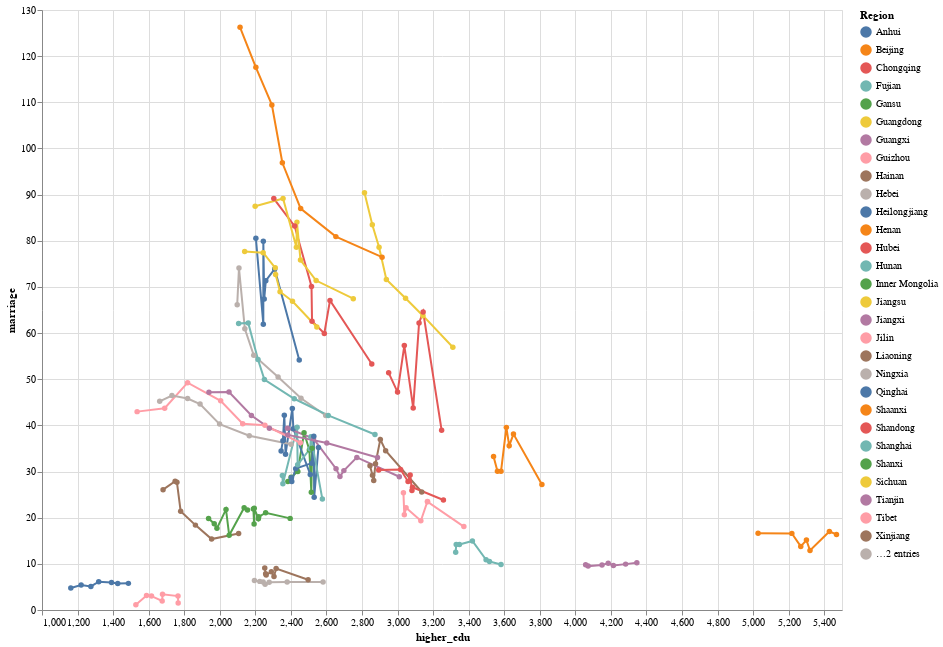

The notebook cell this image was saved under:
### Code cell
alt.Chart(merged_df).mark_line(point=True).encode(
    x=alt.X('higher_edu'),
    y='marriage',
    color='Region',
    tooltip=['Region', 'higher_edu', 'marriage', 'year']
).properties(
    width=800,
    height=600
)

### Figure 1 — Vega-Lite specification as saved in the notebook (floating-point values rounded to 4 significant figures; data arrays with more than 128 entries replaced by an {"elided": "..."} marker saying what was removed)
{"config": {"view": {"continuousWidth": 400, "continuousHeight": 300}}, "data": {"name": "data-92f52614f36201dd36589e2c4bb3d1c3"}, "mark": {"type": "line", "point": true}, "encoding": {"color": {"type": "nominal", "field": "Region"}, "tooltip": [{"type": "nominal", "field": "Region"}, {"type": "quantitative", "field": "higher_edu"}, {"type": "quantitative", "field": "marriage"}, {"type": "nominal", "field": "year"}], "x": {"type": "quantitative", "field": "higher_edu"}, "y": {"type": "quantitative", "field": "marriage"}}, "height": 600, "width": 800, "$schema": "https://vega.github.io/schema/vega-lite/v4.8.1.json", "datasets": {"data-92f52614f36201dd36589e2c4bb3d1c3": {"elided": "217 records"}}}
